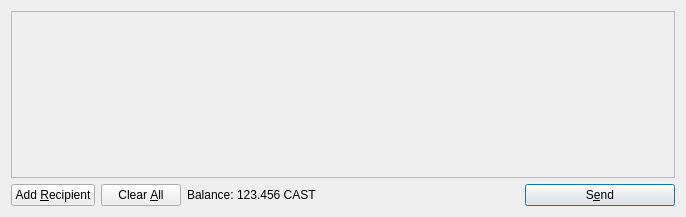
<?xml version="1.0" encoding="UTF-8"?>
<ui version="4.0">
 <class>SendCoinsDialog</class>
 <widget class="QDialog" name="SendCoinsDialog">
  <property name="geometry">
   <rect>
    <x>0</x>
    <y>0</y>
    <width>686</width>
    <height>217</height>
   </rect>
  </property>
  <property name="windowTitle">
   <string>Send Coins</string>
  </property>
  <layout class="QVBoxLayout" name="verticalLayout">
   <item>
    <widget class="QScrollArea" name="scrollArea">
     <property name="widgetResizable">
      <bool>true</bool>
     </property>
     <widget class="QWidget" name="scrollAreaWidgetContents">
      <property name="geometry">
       <rect>
        <x>0</x>
        <y>0</y>
        <width>666</width>
        <height>165</height>
       </rect>
      </property>
      <layout class="QVBoxLayout" name="verticalLayout_2">
       <property name="margin">
        <number>0</number>
       </property>
       <item>
        <layout class="QVBoxLayout" name="entries">
         <property name="spacing">
          <number>6</number>
         </property>
        </layout>
       </item>
       <item>
        <spacer name="verticalSpacer">
         <property name="orientation">
          <enum>Qt::Vertical</enum>
         </property>
         <property name="sizeHint" stdset="0">
          <size>
           <width>20</width>
           <height>40</height>
          </size>
         </property>
        </spacer>
       </item>
      </layout>
     </widget>
    </widget>
   </item>
   <item>
    <layout class="QHBoxLayout" name="horizontalLayout">
     <item>
      <widget class="QPushButton" name="addButton">
       <property name="toolTip">
        <string>Send to multiple recipients at once</string>
       </property>
       <property name="text">
        <string>Add &amp;Recipient</string>
       </property>
       <property name="icon">
        <iconset resource="../bitcoin.qrc">
         <normaloff>:/icons/add</normaloff>:/icons/add</iconset>
       </property>
       <property name="autoDefault">
        <bool>false</bool>
       </property>
      </widget>
     </item>
     <item>
      <widget class="QPushButton" name="clearButton">
       <property name="sizePolicy">
        <sizepolicy hsizetype="Minimum" vsizetype="Fixed">
         <horstretch>0</horstretch>
         <verstretch>0</verstretch>
        </sizepolicy>
       </property>
       <property name="toolTip">
        <string>Remove all transaction fields</string>
       </property>
       <property name="text">
        <string>Clear &amp;All</string>
       </property>
       <property name="icon">
        <iconset resource="../bitcoin.qrc">
         <normaloff>:/icons/remove</normaloff>:/icons/remove</iconset>
       </property>
       <property name="autoRepeatDelay">
        <number>300</number>
       </property>
       <property name="autoDefault">
        <bool>false</bool>
       </property>
      </widget>
     </item>
     <item>
      <layout class="QHBoxLayout" name="horizontalLayout_2">
       <property name="spacing">
        <number>3</number>
       </property>
       <item>
        <widget class="QLabel" name="label">
         <property name="text">
          <string>Balance:</string>
         </property>
        </widget>
       </item>
       <item>
        <widget class="QLabel" name="labelBalance">
         <property name="cursor">
          <cursorShape>IBeamCursor</cursorShape>
         </property>
         <property name="text">
          <string>123.456 CAST</string>
         </property>
         <property name="textInteractionFlags">
          <set>Qt::LinksAccessibleByMouse|Qt::TextSelectableByKeyboard|Qt::TextSelectableByMouse</set>
         </property>
        </widget>
       </item>
      </layout>
     </item>
     <item>
      <spacer name="horizontalSpacer">
       <property name="orientation">
        <enum>Qt::Horizontal</enum>
       </property>
       <property name="sizeHint" stdset="0">
        <size>
         <width>40</width>
         <height>20</height>
        </size>
       </property>
      </spacer>
     </item>
     <item>
      <widget class="QPushButton" name="sendButton">
       <property name="minimumSize">
        <size>
         <width>150</width>
         <height>0</height>
        </size>
       </property>
       <property name="toolTip">
        <string>Confirm the send action</string>
       </property>
       <property name="text">
        <string>S&amp;end</string>
       </property>
       <property name="icon">
        <iconset resource="../bitcoin.qrc">
         <normaloff>:/icons/send</normaloff>:/icons/send</iconset>
       </property>
       <property name="default">
        <bool>true</bool>
       </property>
      </widget>
     </item>
    </layout>
   </item>
  </layout>
 </widget>
 <resources>
  <include location="../bitcoin.qrc"/>
 </resources>
 <connections/>
</ui>
